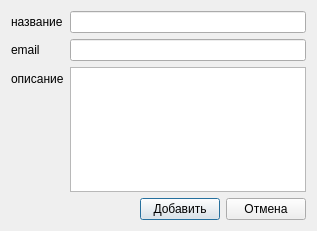
<?xml version="1.0" encoding="UTF-8"?>
<ui version="4.0">
 <class>addCompany</class>
 <widget class="QDialog" name="addCompany">
  <property name="geometry">
   <rect>
    <x>0</x>
    <y>0</y>
    <width>317</width>
    <height>231</height>
   </rect>
  </property>
  <property name="windowTitle">
   <string>Изменить/Добавить</string>
  </property>
  <layout class="QVBoxLayout" name="verticalLayout">
   <property name="bottomMargin">
    <number>11</number>
   </property>
   <item>
    <layout class="QFormLayout" name="formLayout">
     <item row="2" column="0">
      <widget class="QLabel" name="label_3">
       <property name="text">
        <string>название</string>
       </property>
      </widget>
     </item>
     <item row="2" column="1">
      <widget class="QLineEdit" name="name"/>
     </item>
     <item row="4" column="0">
      <widget class="QLabel" name="label_2">
       <property name="text">
        <string>описание</string>
       </property>
      </widget>
     </item>
     <item row="4" column="1">
      <widget class="QTextEdit" name="description"/>
     </item>
     <item row="3" column="1">
      <widget class="QLineEdit" name="email"/>
     </item>
     <item row="3" column="0">
      <widget class="QLabel" name="label">
       <property name="text">
        <string>email</string>
       </property>
      </widget>
     </item>
    </layout>
   </item>
   <item>
    <layout class="QHBoxLayout" name="horizontalLayout">
     <item>
      <spacer name="horizontalSpacer">
       <property name="orientation">
        <enum>Qt::Horizontal</enum>
       </property>
       <property name="sizeHint" stdset="0">
        <size>
         <width>40</width>
         <height>20</height>
        </size>
       </property>
      </spacer>
     </item>
     <item>
      <widget class="QPushButton" name="pushButton_2">
       <property name="text">
        <string>Добавить</string>
       </property>
      </widget>
     </item>
     <item>
      <widget class="QPushButton" name="pushButton">
       <property name="text">
        <string>Отмена</string>
       </property>
      </widget>
     </item>
    </layout>
   </item>
  </layout>
 </widget>
 <resources/>
 <connections>
  <connection>
   <sender>pushButton_2</sender>
   <signal>clicked()</signal>
   <receiver>addCompany</receiver>
   <slot>accept()</slot>
   <hints>
    <hint type="sourcelabel">
     <x>177</x>
     <y>133</y>
    </hint>
    <hint type="destinationlabel">
     <x>158</x>
     <y>79</y>
    </hint>
   </hints>
  </connection>
  <connection>
   <sender>pushButton</sender>
   <signal>clicked()</signal>
   <receiver>addCompany</receiver>
   <slot>reject()</slot>
   <hints>
    <hint type="sourcelabel">
     <x>264</x>
     <y>133</y>
    </hint>
    <hint type="destinationlabel">
     <x>158</x>
     <y>79</y>
    </hint>
   </hints>
  </connection>
 </connections>
</ui>
